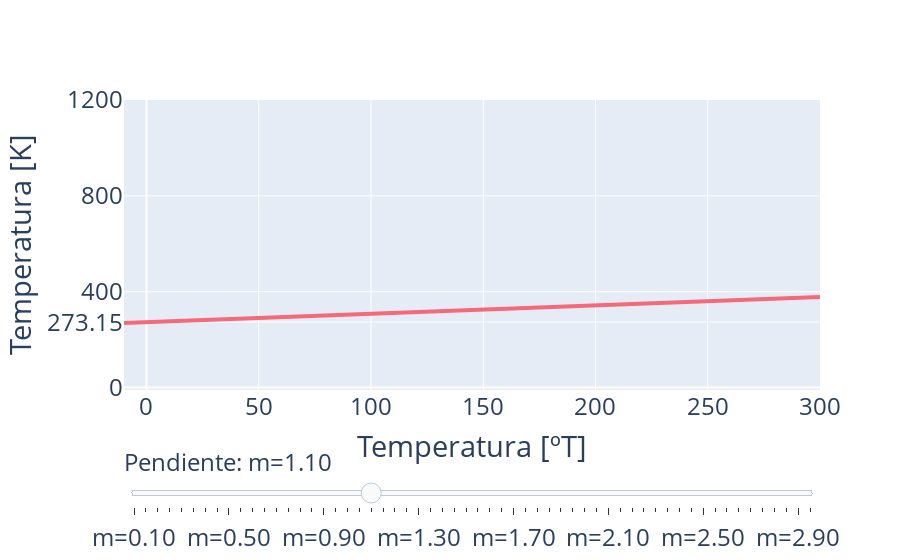

The notebook cell this image was saved under:
### Code cell
import plotly.graph_objects as go
import plotly.express as px

import numpy as np


fig = go.Figure()

layout = go.Layout(yaxis=dict(range=[-10,1200],
                              tickvals=[0,273.15,400,800,1200],
                              title='Temperatura [K]'),
                   xaxis=dict(range=[-10,300],
                              tickvals=[0,50,100,150,200,250,300],
                              title='Temperatura [ºT]'),
                   font=dict(size=24))

pasos = np.arange(0.1, 3, 0.05)

for m in pasos:
    fig.add_trace(
        go.Scatter(
            visible=False,
            line=dict(color="#F56A79", width=4),
            name="m={0:.2f}".format(m),
            x=np.linspace(-10, 300),
            y=m*np.linspace(-10, 300) + 273.1))

# horizon = np.zeros_like( np.linspace(-10,300) )
# fig.add_trace( go.Scatter(visible=True,x=np.linspace(-10,300),y=horizon) )
#fig.update_layout(xaxis_range=[-10,300])
#fig.update_layout(yaxis_range=[-10,1500])
fig.update_layout(layout)

fig.data[5].visible = True


# Create and add slider
steps = []
for i in range(len(fig.data)):
    step = dict(
        method="update",
        args=[{"visible": [False] * len(fig.data)},
              {"title": "m = (T_{ebullición,K}-T_{fusión,K})/(T_{ebullición,ºT}-T_{fusión,ºT})"}],
        label="m={0:.2f}".format(pasos[i]),
    )
    step["args"][0]["visible"][i] = True  # Toggle i'th trace to "visible"
    steps.append(step)

sliders = [dict(
    active=20,
    currentvalue={"prefix": "Pendiente: "},
    pad={"t": 50},
    steps=steps
)]

fig.update_layout(
    sliders = sliders
)

fig.show()
